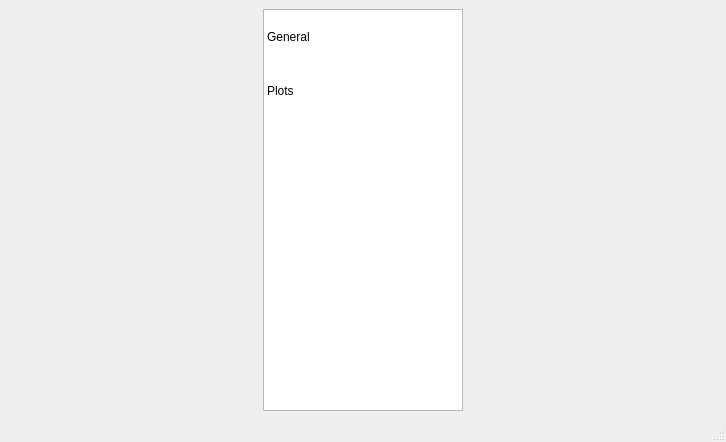
<?xml version="1.0" encoding="UTF-8"?>
<ui version="4.0">
 <class>MainWindow</class>
 <widget class="QMainWindow" name="MainWindow">
  <property name="geometry">
   <rect>
    <x>0</x>
    <y>0</y>
    <width>726</width>
    <height>442</height>
   </rect>
  </property>
  <property name="windowTitle">
   <string>MainWindow</string>
  </property>
  <widget class="QWidget" name="centralwidget">
   <layout class="QHBoxLayout" name="horizontalLayout_2">
    <item>
     <layout class="QHBoxLayout" name="horizontalLayout">
      <property name="spacing">
       <number>5</number>
      </property>
      <property name="sizeConstraint">
       <enum>QLayout::SetNoConstraint</enum>
      </property>
      <item>
       <widget class="QListWidget" name="sections">
        <property name="sizePolicy">
         <sizepolicy hsizetype="Minimum" vsizetype="Minimum">
          <horstretch>0</horstretch>
          <verstretch>0</verstretch>
         </sizepolicy>
        </property>
        <property name="minimumSize">
         <size>
          <width>200</width>
          <height>0</height>
         </size>
        </property>
        <property name="maximumSize">
         <size>
          <width>200</width>
          <height>16777215</height>
         </size>
        </property>
        <property name="styleSheet">
         <string notr="true">QListView {
    show-decoration-selected: 1;
}

QListView::item {
    padding:20px;
}
</string>
        </property>
        <property name="selectionRectVisible">
         <bool>true</bool>
        </property>
        <item>
         <property name="text">
          <string>General</string>
         </property>
        </item>
        <item>
         <property name="text">
          <string>Plots</string>
         </property>
        </item>
       </widget>
      </item>
      <item>
       <layout class="QVBoxLayout" name="container"/>
      </item>
     </layout>
    </item>
   </layout>
  </widget>
  <widget class="QStatusBar" name="statusbar"/>
  <widget class="QMenuBar" name="menubar">
   <property name="geometry">
    <rect>
     <x>0</x>
     <y>0</y>
     <width>726</width>
     <height>21</height>
    </rect>
   </property>
  </widget>
 </widget>
 <resources/>
 <connections/>
</ui>
